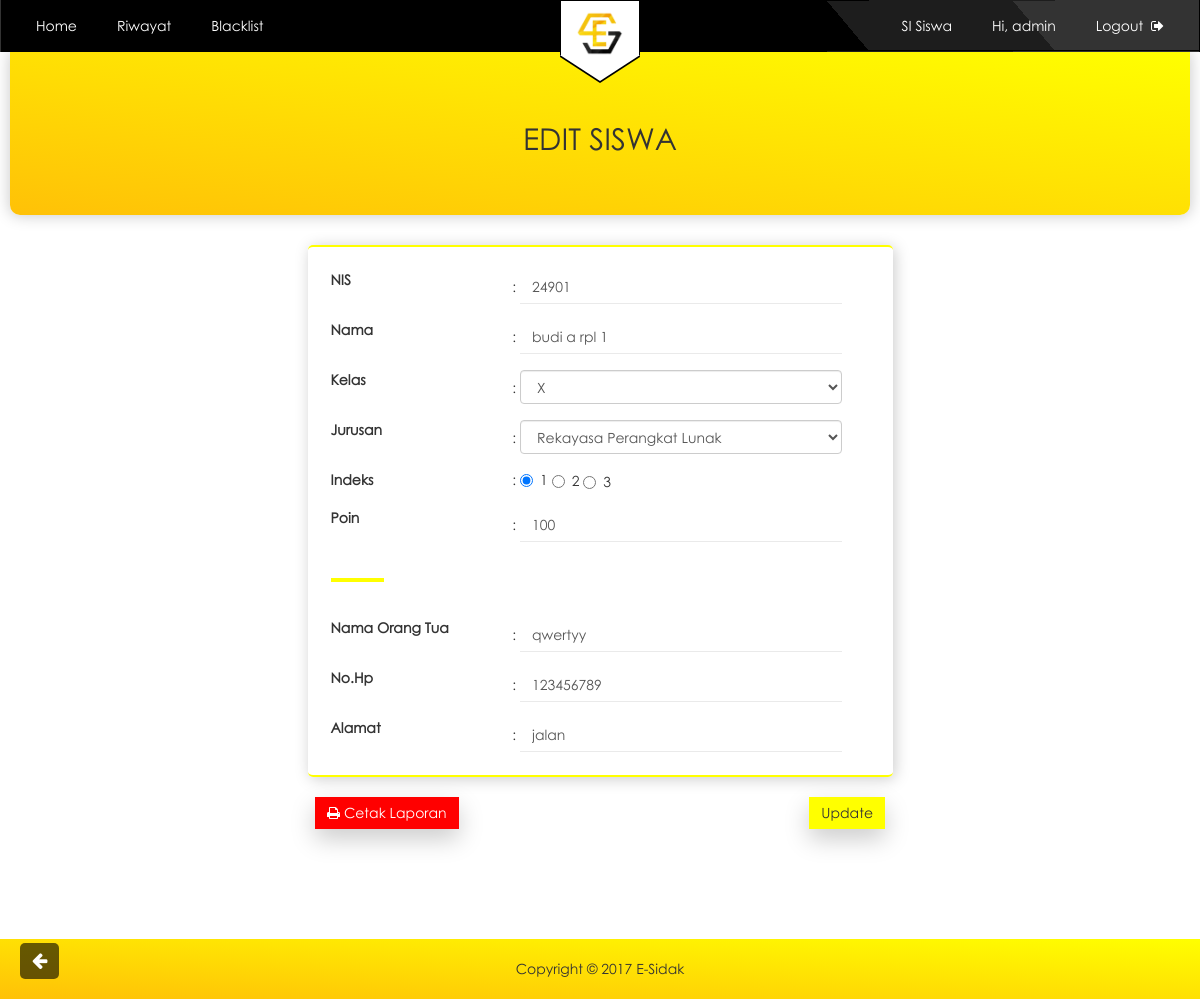
The page /user/edit_siswa.php?nis=24901 (signed in) on the database its author committed.
### tables this page shows
CREATE TABLE `user` (
  `id_user` int(12) NOT NULL,
  `nama` varchar(30) NOT NULL,
  `username` varchar(18) NOT NULL,
  `pass` varchar(225) NOT NULL,
  `level` varchar(7) NOT NULL
);

CREATE TABLE `data_siswa` (
  `nis` int(12) NOT NULL,
  `nama_siswa` varchar(26) NOT NULL,
  `id_jurusan` int(8) NOT NULL,
  `kelas` int(5) NOT NULL,
  `indeks` int(5) NOT NULL,
  `nama_ortu` varchar(26) NOT NULL,
  `no_ortu` varchar(14) NOT NULL,
  `alamat` varchar(38) NOT NULL,
  `poin` int(100) NOT NULL
);

### user/edit_siswa.php (the view, shortened to what this page needs)
<!DOCTYPE html>
<?php
include "../config/koneksi.php";
if(@$_SESSION['admin'] || @$_SESSION['guru']|| @$_SESSION['osis']) {
?>
<?php
if(@$_SESSION['admin']) {
  $userlogin = @$_SESSION['admin'];
  $href="../admin/admin_home.php";
 } else if(@$_SESSION['guru']) {
  $userlogin = @$_SESSION['guru'];
  $href="guru_home.php";
 }else{
  $userlogin = @$_SESSION['osis'];
  $href="osis_home.php";
 }
$sql = mysqli_query($con,"select * from user where username = '$userlogin'") or die(mysql_error());
 $data = mysqli_fetch_array($sql);
?>
<!DOCTYPE html>
<html>
  <head>
  <link rel="stylesheet" href="../css/bootstrap.min.css">
  <link rel="stylesheet" href="https://cdnjs.cloudflare.com/ajax/libs/font-awesome/4.7.0/css/font-awesome.min.css">
  <link rel="stylesheet" href="../css/style.css">
  </head>
  <body>
    <nav class="navbar navbar-default navbar-custom">
      <div class="navbar-header">
        <a class="navbar-brand" href="#"><img src="../img/esidak2.png" alt=""></a>
      </div>
      <div class="navbar-collapse collapse">
       <ul class="nav navbar-nav navbar-left">
           <li><a href="<?php echo $href;?>">Home</a></li>
          <li><a href="riwayat.php">Riwayat</a></li>
          <li><a href="blacklist.php">Blacklist</a></li>
        </ul>
        <ul class="nav navbar-nav navbar-right">
          <li><a href="sistem_info_siswa.php">SI Siswa</a></li>
          <li><a href="#u">Hi, <?php echo $data['username']; ?></a></li>
          <li><a href="../config/logout.php">Logout &nbsp;<i class="fa fa-sign-out"></i></a></li>
        </ul>
      </div>
    </nav>
    <div class="container-fluid">
        <div class="jumbotron-list">
          <h2 class="text-center">EDIT SISWA</h2>
      </div>
    </div>
    <div class="container-fluid">
          <div class="col-md-12">
            <div class="container-panel-detail form-content">
              <?php
                include "../config/koneksi.php";
                $nis = $_GET['nis'];
                $ambilkelas = $_GET['kelas'];
                $ambiljurusan = $_GET['jurusan'];
                $ambilindeks = $_GET['indeks'];
              ?>
              <table class="table table-custom">
              <form action="edit_proses.php?kelas=<?php echo$ambilkelas;?>&jurusan=<?php echo $ambiljurusan;?>&indeks=<?php echo $ambilindeks;?>" method="post">
                <?php
                $sql = mysqli_query($con,"SELECT * FROM data_siswa where nis='$nis'");
                while($row=mysqli_fetch_array($sql)){
              ?>
              <tbody>
                <tr>
                  <th>NIS</th>
                  <td>: <input type="text" name="nis" class="form-control form-control-custom" value="<?php echo $row['nis'];?>" required></td>
                </tr>
                <tr>
                  <th>Nama</th>
                  <td>: <input type="text" name="nama_siswa" class="form-control form-control-custom" value="<?php echo $row['nama_siswa'];?>" required></td>
                </tr>
                <tr>
                  <th>Kelas</th>
                  <td>:
                        <select name="kelas" class="form-control custom-inline-form" required>
                        <?php
                        $kelas = $row['kelas'];
                        if ($kelas == 10 ){
                          echo "<option value='10'>X</option>";
                        }elseif ($kelas == 11) {
                          echo "<option value='11'>XI</option>";
                          echo "<option value='10'>X</option>";
                          echo "<option value='12'>XII</option>";
                        }else{
                          echo "<option value='12'>XII</option>";
                          echo "<option value='10'>X</option>";
                          echo "<option value='11'>XI</option>";
                        }
                        ?>
                      </select>
                  </td>
                </tr>
                <tr>
                  <th>Jurusan</th>
                  <td>:
                    <select name="id_jurusan" class="form-control custom-inline-form" required>
                        <?php
                          $jurusann = $row['id_jurusan'];
                          $queryy=mysqli_query($con,"SELECT * FROM jurusan where id_jurusan='$jurusann'");
                          while($roww=mysqli_fetch_array($queryy)){
                        ?>
                        <option value="<?php echo $roww['id_jurusan']?>"><?php echo $roww['nama_jurusan']?></option>
                        <?php
                        }
                        ?>
                    </select>
                  </td>
                </tr>
                <tr>
                  <th>Indeks</th>
                  <td>:
                    <?php
                  $indeks = $row['indeks'];
                  if($indeks==1){
                    echo "<label class='radio-inline'><input type='radio' name='indeks' value='1' checked>1</lable>
                          <label class='radio-inline'><input type='radio' name='indeks' value='2'>2</lable>
                          <label class='radio-inline'><input type='radio' name='indeks' value='3'>3</lable>";
                  }else if ($indeks==2) {
                    echo "<label class='radio-inline'><input type='radio' name='indeks' value='1'>1</lable>
                          <label class='radio-inline'><input type='radio' name='indeks' value='2' checked>2</lable>
                          <label class='radio-inline'><input type='radio' name='indeks' value='3'>3</lable>";
                  }else{
                    echo "<label class='radio-inline'><input type='radio' name='indeks' value='1'>1</lable>
                          <label class='radio-inline'><input type='radio' name='indeks' value='2'>2</lable>
                          <label class='radio-inline'><input type='radio' name='indeks' value='3' checked>3</lable>";
                  }
                ?>
                  </td>
                </tr>
                <tr>
                  <th>Poin</th>
                  <td>: <input type="number" name="poin" class="form-control form-control-custom" value="<?php echo $row['poin'];?>" min="1" max="100" required></td>
                </tr>
                <tr>
                  <td><hr></td>
                </tr>
                <tr>
                  <th>Nama Orang Tua</th>
                  <td>: <input type="text" name="nama_ortu" class="form-control form-control-custom" value="<?php echo $row['nama_ortu'];?>" required></td>
                </tr>
                <tr>
                  <th>No.Hp</th>
                  <td>: <input type="text" name="no_ortu" class="form-control form-control-custom" value="<?php echo $row['no_ortu'];?>" required></td>
                </tr>
                <tr>
                  <th>Alamat</th>
                  <td>: <input type="text" name="alamat" class="form-control form-control-custom" value="<?php echo $row['alamat'];?>" required></td>
                </tr>
              </tbody>
              </table>
            </div>
      </div>
    </div>
    <div class="container-fluid container-button-update">
        <div class="col-md-12 ">
          <button class="btn btn-cetak" type="button"><i class="fa fa-print"></i>
            <a href="../config/laporan.php?nis=<?php echo $row['nis'];?>&jurusan=<?php echo $row['id_jurusan'];?>">Cetak Laporan</a></button>
          <button class="btn btn-update" type="submit">Update</button>
        </div>
        <?php
          }
        ?>
    </div>
      <a class="btn-back-r" href="sistem_info_siswa.php?kelas=<?php echo$ambilkelas;?>&jurusan=<?php echo $ambiljurusan;?>&indeks=<?php echo $ambilindeks;?>"><i class="fa fa-arrow-left"></i></a>
    <footer>
      <p>Copyright &copy; 2017 E-Sidak</p>
    </footer>
  </body>
</html>
<?php
}
?>

### css/style.css (style rules this page uses)
html,body { font-family: century_gothic; }
.container-fluid { margin: 0; padding: 0 }
.form-content { min-height: 400px; margin: -165px auto; }
.form-content form { position: relative; background: #fff; padding: 40px 40px 0; margin: 0 auto; width: 30%; border-radius: 10px; box-shadow: 0px 5px 20px 0px #ccc; }
.form-content input.form-control { border-radius: 0; border: 0; border-bottom: 1px solid #eaeaea; box-shadow: rgba(0, 0, 0, 0.075) 0px 0px 0px inset; background-color: transparent; }
.navbar-custom { background: linear-gradient(50deg , #000 70%,#1d1d1d 0, #1d1d1d 85%, #333333 20%); border-radius: 0; border-color: transparent; margin-bottom: 0; }
.navbar-custom .navbar-nav li a, .navbar-custom-user .navbar-nav li a, .navbar-custom-user .navbar-nav li span { color: #fff; border-radius: 4px; display: block; margin: 10px 5px; padding: 5px 15px; }
.navbar-brand img { border: 1px solid black; background: #fff; margin: 0 auto; width: 80px; padding: 10px 15px 0px; border-top: 0; }
.navbar-brand { padding: 0; width: 100%; position: absolute; border-bottom: 1px solid #000; }
.navbar-default .navbar-collapse { border: 0; }
.navbar-brand::after { content:''; position:relative; top: -1.4px; border-style:solid; border-width: 26px 40px 0; border-color: #fff transparent; width:0; display:block; margin:0 auto; }
.navbar-brand::before { content:''; position:absolute; left:50%; top: 141%; border-style:solid; border-width: 26px 40px 0; border-color: #000 transparent; width:0; transform:translate(-50%, -50%); }
.navbar-right { margin-right: 0px; }
.jumbotron-list { background: linear-gradient(to top right, #FFC107,yellow); margin-bottom: 50px; padding: 50px 15px; margin: 0 10px 30px; border-radius: 0 0 10px 10px; box-shadow: 0px 0px 15px 1px #ccc; }
select.custom-inline-form { width: 90%; display: inline-block; }
.btn-back-r { position: fixed; left: 20px; bottom: 20px; background: rgba(0,0,0,0.6); border: 0; color: #fff; padding: 5px 12px; font-size: 18px; border-radius: 5px; }
.table-custom { margin: auto; }
.table-custom tbody tr th, .table-custom tbody tr td, .table-about tbody tr td { border: 0; }
.container-panel, .container-panel-detail { border: 2px solid yellow; border-left-width: 0px; border-right-width: 0px; width: 50%; margin: 0 auto; padding: 15px; border-radius: 5px; margin-bottom: 20px; box-shadow: 2px 2px 15px #ccc; }
.form-control-custom { width: 90%; display: inline-block; }
.table-custom tr hr { width: 30%; float: left; border: 2px solid yellow; }
.container-button-update { width: 50%; margin: 0 auto; text-align: right; }
.btn-update, .btn-cetak, .btn-undo { border:0; border-radius: 0; margin-bottom: 30px; box-shadow: 0px 10px 25px #ccc; }
.btn-cetak a { text-decoration: none; color: #fff; }
.btn-update { background: yellow; }
.btn-cetak, .btn-undo { float: left; background: red; color: #fff; }
footer { background: linear-gradient(to top right, #FFC107,yellow); padding: 20px; margin-top: 80px; text-align: center; }
footer p { margin: 0; }

### rows shown on the page
user: username "admin"
data_siswa: nis "24901", nama_siswa "budi a rpl 1", kelas "X", poin "100", nama_ortu "qwertyy", no_ortu "123456789", alamat "jalan"

### other values the page prints
form field id_jurusan "Rekayasa Perangkat Lunak"
